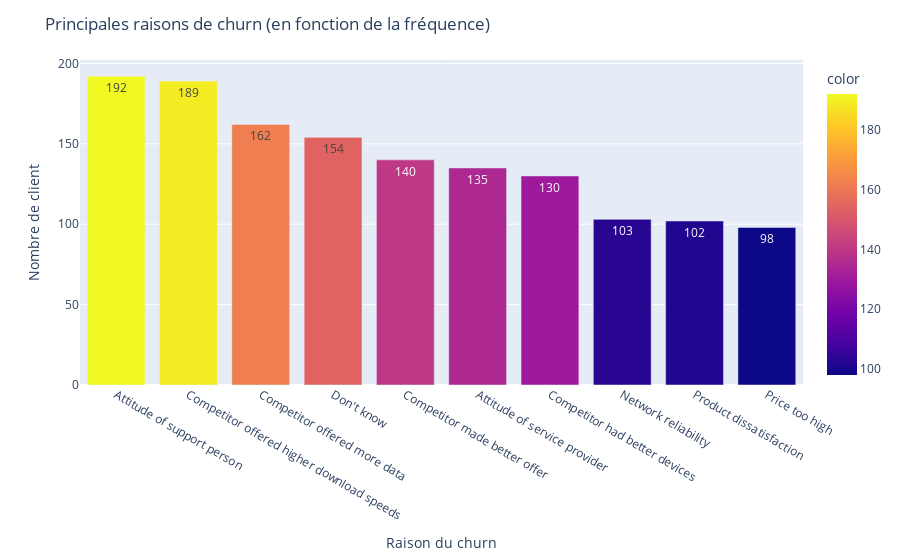

The notebook cell this image was saved under:
### Markdown cell above
## Churn reason

### Code cell
# choix du nombre de raison a afficher 
top_n_reasons = 10

# Recucuperation des 10 premieres raisons
churn_reason_counts = data['Churn Reason'].value_counts().head(top_n_reasons)

# Extraction des raison et des nombres de personne
reason_labels = churn_reason_counts.index.to_numpy()
reason_counts = churn_reason_counts.to_numpy()

# Creation de l'histogramme
fig = px.bar(x=reason_labels, y=reason_counts, color=reason_counts, text=churn_reason_counts)

fig.update_layout(
    title="Principales raisons de churn (en fonction de la fréquence)",
    xaxis_title="Raison du churn",
    yaxis_title="Nombre de client",
)

# Affichage
fig.show()

### Figure 1 — Plotly figure (JSON) as saved in the notebook; plotly's stock layout.template omitted (floating-point values rounded to 4 significant figures)
{"data": [{"alignmentgroup": "True", "hovertemplate": "x=%{x}<br>y=%{y}<br>text=%{text}<br>color=%{marker.color}<extra></extra>", "legendgroup": "", "marker": {"color": [192, 189, 162, 154, 140, 135, 130, 103, 102, 98], "coloraxis": "coloraxis", "pattern": {"shape": ""}}, "name": "", "offsetgroup": "", "orientation": "v", "showlegend": false, "text": [192, 189, 162, 154, 140, 135, 130, 103, 102, 98], "textposition": "auto", "type": "bar", "x": ["Attitude of support person", "Competitor offered higher download speeds", "Competitor offered more data", "Don't know", "Competitor made better offer", "Attitude of service provider", "Competitor had better devices", "Network reliability", "Product dissatisfaction", "Price too high"], "xaxis": "x", "y": [192, 189, 162, 154, 140, 135, 130, 103, 102, 98], "yaxis": "y"}], "layout": {"barmode": "relative", "coloraxis": {"colorbar": {"title": {"text": "color"}}, "colorscale": [[0, "#0d0887"], [0.1111, "#46039f"], [0.2222, "#7201a8"], [0.3333, "#9c179e"], [0.4444, "#bd3786"], [0.5556, "#d8576b"], [0.6667, "#ed7953"], [0.7778, "#fb9f3a"], [0.8889, "#fdca26"], [1, "#f0f921"]]}, "legend": {"tracegroupgap": 0}, "margin": {"t": 60}, "title": {"text": "Principales raisons de churn (en fonction de la fréquence)"}, "xaxis": {"anchor": "y", "domain": [0, 1], "title": {"text": "Raison du churn"}}, "yaxis": {"anchor": "x", "domain": [0, 1], "title": {"text": "Nombre de client"}}}}
